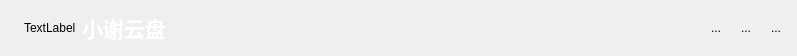
<?xml version="1.0" encoding="UTF-8"?>
<ui version="4.0">
 <class>TitleWidget</class>
 <widget class="QWidget" name="TitleWidget">
  <property name="geometry">
   <rect>
    <x>0</x>
    <y>0</y>
    <width>797</width>
    <height>56</height>
   </rect>
  </property>
  <property name="windowTitle">
   <string>Form</string>
  </property>
  <layout class="QHBoxLayout" name="horizontalLayout_2">
   <property name="spacing">
    <number>0</number>
   </property>
   <property name="leftMargin">
    <number>0</number>
   </property>
   <property name="topMargin">
    <number>0</number>
   </property>
   <property name="rightMargin">
    <number>0</number>
   </property>
   <property name="bottomMargin">
    <number>0</number>
   </property>
   <item>
    <widget class="QWidget" name="xxxxxxxx" native="true">
     <layout class="QHBoxLayout" name="horizontalLayout">
      <item>
       <spacer name="horizontalSpacer_2">
        <property name="orientation">
         <enum>Qt::Horizontal</enum>
        </property>
        <property name="sizeType">
         <enum>QSizePolicy::Fixed</enum>
        </property>
        <property name="sizeHint" stdset="0">
         <size>
          <width>15</width>
          <height>20</height>
         </size>
        </property>
       </spacer>
      </item>
      <item>
       <widget class="QLabel" name="logo">
        <property name="text">
         <string>TextLabel</string>
        </property>
       </widget>
      </item>
      <item>
       <widget class="QLabel" name="label">
        <property name="font">
         <font>
          <family>楷体</family>
          <pointsize>16</pointsize>
          <weight>75</weight>
          <bold>true</bold>
         </font>
        </property>
        <property name="styleSheet">
         <string notr="true">color: rgb(255, 255, 255);</string>
        </property>
        <property name="text">
         <string>小谢云盘</string>
        </property>
       </widget>
      </item>
      <item>
       <spacer name="horizontalSpacer">
        <property name="orientation">
         <enum>Qt::Horizontal</enum>
        </property>
        <property name="sizeHint" stdset="0">
         <size>
          <width>40</width>
          <height>20</height>
         </size>
        </property>
       </spacer>
      </item>
      <item>
       <widget class="QToolButton" name="set_btn">
        <property name="text">
         <string>...</string>
        </property>
        <property name="icon">
         <iconset resource="../resource.qrc">
          <normaloff>:/images/login_setting.png</normaloff>:/images/login_setting.png</iconset>
        </property>
        <property name="iconSize">
         <size>
          <width>32</width>
          <height>32</height>
         </size>
        </property>
        <property name="autoRaise">
         <bool>true</bool>
        </property>
       </widget>
      </item>
      <item>
       <widget class="QToolButton" name="min_btn">
        <property name="text">
         <string>...</string>
        </property>
        <property name="icon">
         <iconset resource="../resource.qrc">
          <normaloff>:/images/login_min.png</normaloff>:/images/login_min.png</iconset>
        </property>
        <property name="iconSize">
         <size>
          <width>32</width>
          <height>32</height>
         </size>
        </property>
        <property name="autoRaise">
         <bool>true</bool>
        </property>
       </widget>
      </item>
      <item>
       <widget class="QToolButton" name="close_btn">
        <property name="text">
         <string>...</string>
        </property>
        <property name="icon">
         <iconset resource="../resource.qrc">
          <normaloff>:/images/login_close.png</normaloff>:/images/login_close.png</iconset>
        </property>
        <property name="iconSize">
         <size>
          <width>32</width>
          <height>32</height>
         </size>
        </property>
        <property name="autoRaise">
         <bool>true</bool>
        </property>
       </widget>
      </item>
     </layout>
    </widget>
   </item>
  </layout>
 </widget>
 <resources>
  <include location="../resource.qrc"/>
 </resources>
 <connections/>
</ui>
